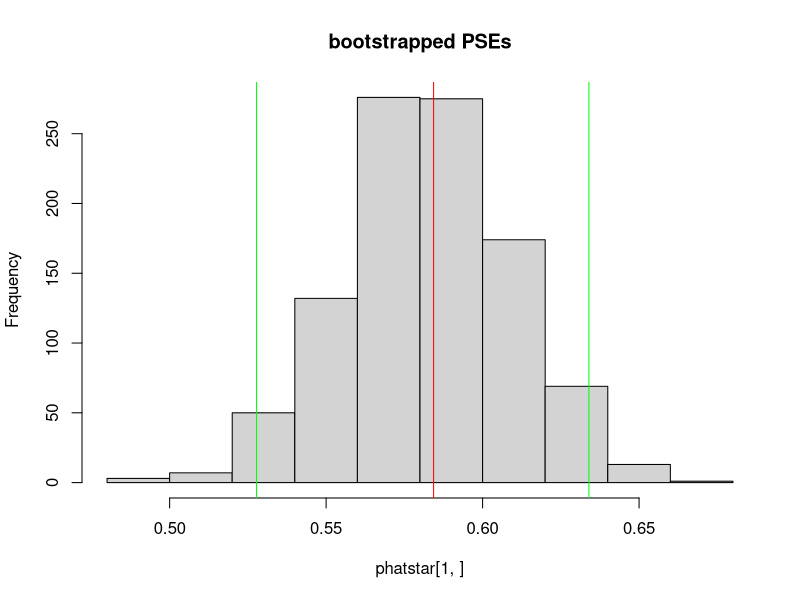

Source code (R):
# bootstrap1b.R  Bootstrap the parameters of a fitted function

rm( list=ls() )

# make up some behavioural data for a discrimination task
df <- data.frame( stimlev=seq( 0.1, 1.0, by=0.1 ),                  # stimulus levels
                  ntrials=rep( 20, times=10 ),                      # number of trials at each stimulus level
                  nhigher=c( 1, 0, 4, 5, 8, 10, 12, 14, 19, 20 ) )  # number of trials where the observer responded "higher"
df$phigher <- df$nhigher / df$ntrials                               # 'nhigher' expressed as a proportion

# choose the form of the psychometric function
psyfn <- function( x, mu, sigma )
    pnorm( x, mu, sigma )

# define a maximum likelihood objective function
obj <- function( p, data )
    -sum(log( dbinom( data$nhigher, data$ntrials, psyfn( data$stimlev, p[1], p[2] ) ) ))

# make bootstrap function
bootfn <- function( resample=TRUE ) {
    
    # resample data
    dfstar <- df
    if( resample ) {
        dfstar$nhigher <- rbinom( nrow(df), df$ntrials, df$phigher )
        dfstar$phigher <- dfstar$nhigher / dfstar$ntrials
    }
    
    # fit resampled data
    pinit <- c( 0.5, 0.2 )                       # initial guess
    m <- optim( pinit, obj, NULL, data=dfstar )  # find parameters of best fit
    return( m$par )

}

# get fit to original data
phat <- bootfn( resample=FALSE )

# bootstrap
phatstar <- replicate( 1000, bootfn() )

# histogram bootstrapped PSEs
hist( phatstar[1,], main='bootstrapped PSEs' )
abline( v=phat[1], col='red' )

# report maximum likelihood fit and bootstrapped 95% confidence interval
pse_ml <- phat[1]
pse_sd <- sd( phatstar[1,] )
cat( sprintf('\npse = %.4f +- %.4f\n\n',pse_ml,1.96*pse_sd) )

# or find the 95% confidence interval nonparametrically
cint <- quantile( phatstar[1,], c(0.025,0.975) )
cat( sprintf('pse = %.4f, 95%% confidence interval = (%.4f, %.4f)\n\n',pse_ml,cint[1],cint[2]) )
abline( v=cint, col='green' )
